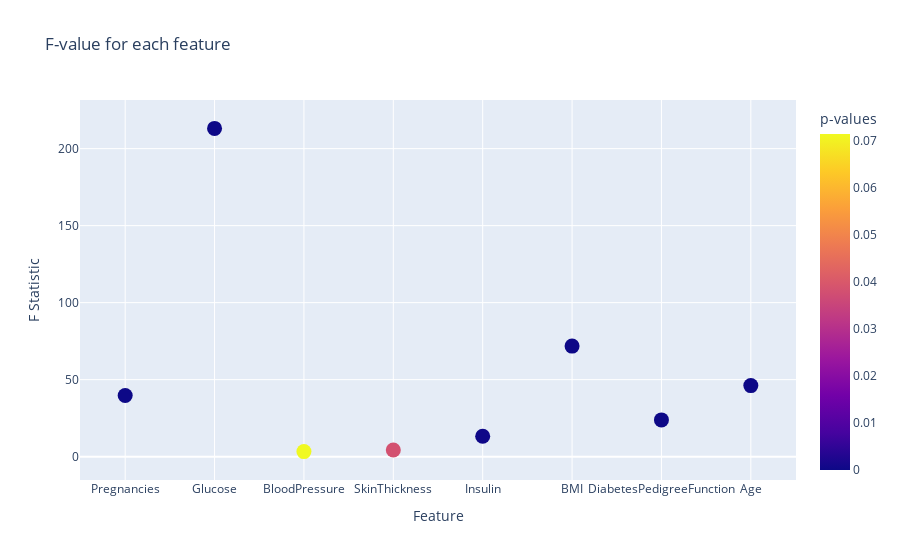

The notebook cell saved with this chart:
### Code cell
fig = px.scatter(x=df.columns[:-1], y=f_stats, labels={'x': 'Feature', 'y': 'F Statistic', 'color': 'p-values'}, color=p_values, title='F-value for each feature')
fig.update_traces(marker_size=15)
best = df.columns[np.argmax(f_stats)]
worst = df.columns[np.argmin(f_stats)]
print('The feature with the highest discriminative power is', best)
print('The feature with the lowest discriminative power is', worst)
fig.show()

### Figure 1 — Plotly figure (JSON) as saved in the notebook; plotly's stock layout.template omitted (floating-point values rounded to 4 significant figures)
{"data": [{"hovertemplate": "Feature=%{x}<br>F Statistic=%{y}<br>p-values=%{marker.color}<extra></extra>", "legendgroup": "", "marker": {"color": [5.065e-10, 8.935e-43, 0.07151, 0.03835, 0.0002862, 1.23e-16, 1.255e-06, 2.21e-11], "coloraxis": "coloraxis", "size": 15, "symbol": "circle"}, "mode": "markers", "name": "", "orientation": "v", "showlegend": false, "type": "scatter", "x": ["Pregnancies", "Glucose", "BloodPressure", "SkinThickness", "Insulin", "BMI", "DiabetesPedigreeFunction", "Age"], "xaxis": "x", "y": [39.67, 213.2, 3.257, 4.304, 13.28, 71.77, 23.87, 46.14], "yaxis": "y"}], "layout": {"coloraxis": {"colorbar": {"title": {"text": "p-values"}}, "colorscale": [[0, "#0d0887"], [0.1111, "#46039f"], [0.2222, "#7201a8"], [0.3333, "#9c179e"], [0.4444, "#bd3786"], [0.5556, "#d8576b"], [0.6667, "#ed7953"], [0.7778, "#fb9f3a"], [0.8889, "#fdca26"], [1, "#f0f921"]]}, "legend": {"tracegroupgap": 0}, "title": {"text": "F-value for each feature"}, "xaxis": {"anchor": "y", "domain": [0, 1], "title": {"text": "Feature"}}, "yaxis": {"anchor": "x", "domain": [0, 1], "title": {"text": "F Statistic"}}}}
